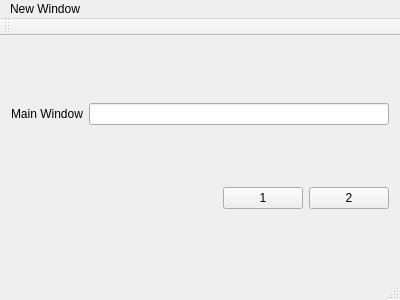
<?xml version="1.0" encoding="UTF-8"?>
<ui version="4.0">
 <class>MainWindow</class>
 <widget class="QMainWindow" name="MainWindow">
  <property name="geometry">
   <rect>
    <x>0</x>
    <y>0</y>
    <width>400</width>
    <height>300</height>
   </rect>
  </property>
  <property name="windowTitle">
   <string>MainWindow</string>
  </property>
  <widget class="QWidget" name="centralWidget">
   <layout class="QGridLayout" name="gridLayout">
    <item row="0" column="0">
     <layout class="QHBoxLayout" name="horizontalLayout">
      <item>
       <widget class="QLabel" name="label">
        <property name="text">
         <string>Main Window</string>
        </property>
       </widget>
      </item>
      <item>
       <widget class="QLineEdit" name="lineEdit"/>
      </item>
     </layout>
    </item>
    <item row="1" column="0">
     <layout class="QHBoxLayout" name="horizontalLayout_2">
      <item>
       <spacer name="horizontalSpacer">
        <property name="orientation">
         <enum>Qt::Horizontal</enum>
        </property>
        <property name="sizeHint" stdset="0">
         <size>
          <width>40</width>
          <height>20</height>
         </size>
        </property>
       </spacer>
      </item>
      <item>
       <widget class="QPushButton" name="pushButton">
        <property name="text">
         <string>1</string>
        </property>
       </widget>
      </item>
      <item>
       <widget class="QPushButton" name="pushButton_2">
        <property name="text">
         <string>2</string>
        </property>
       </widget>
      </item>
     </layout>
    </item>
   </layout>
  </widget>
  <widget class="QMenuBar" name="menuBar">
   <property name="geometry">
    <rect>
     <x>0</x>
     <y>0</y>
     <width>400</width>
     <height>21</height>
    </rect>
   </property>
   <widget class="QMenu" name="menuNew_Window">
    <property name="title">
     <string>New Window</string>
    </property>
    <addaction name="actionModal"/>
    <addaction name="actionNot_Modal"/>
   </widget>
   <addaction name="menuNew_Window"/>
  </widget>
  <widget class="QToolBar" name="mainToolBar">
   <attribute name="toolBarArea">
    <enum>TopToolBarArea</enum>
   </attribute>
   <attribute name="toolBarBreak">
    <bool>false</bool>
   </attribute>
  </widget>
  <widget class="QStatusBar" name="statusBar"/>
  <action name="actionModal">
   <property name="text">
    <string>Modal</string>
   </property>
  </action>
  <action name="actionNot_Modal">
   <property name="text">
    <string>Not Modal</string>
   </property>
  </action>
 </widget>
 <layoutdefault spacing="6" margin="11"/>
 <tabstops>
  <tabstop>lineEdit</tabstop>
  <tabstop>pushButton_2</tabstop>
  <tabstop>pushButton</tabstop>
 </tabstops>
 <resources/>
 <connections>
  <connection>
   <sender>pushButton</sender>
   <signal>clicked()</signal>
   <receiver>lineEdit</receiver>
   <slot>clear()</slot>
   <hints>
    <hint type="sourcelabel">
     <x>266</x>
     <y>212</y>
    </hint>
    <hint type="destinationlabel">
     <x>225</x>
     <y>100</y>
    </hint>
   </hints>
  </connection>
 </connections>
</ui>
